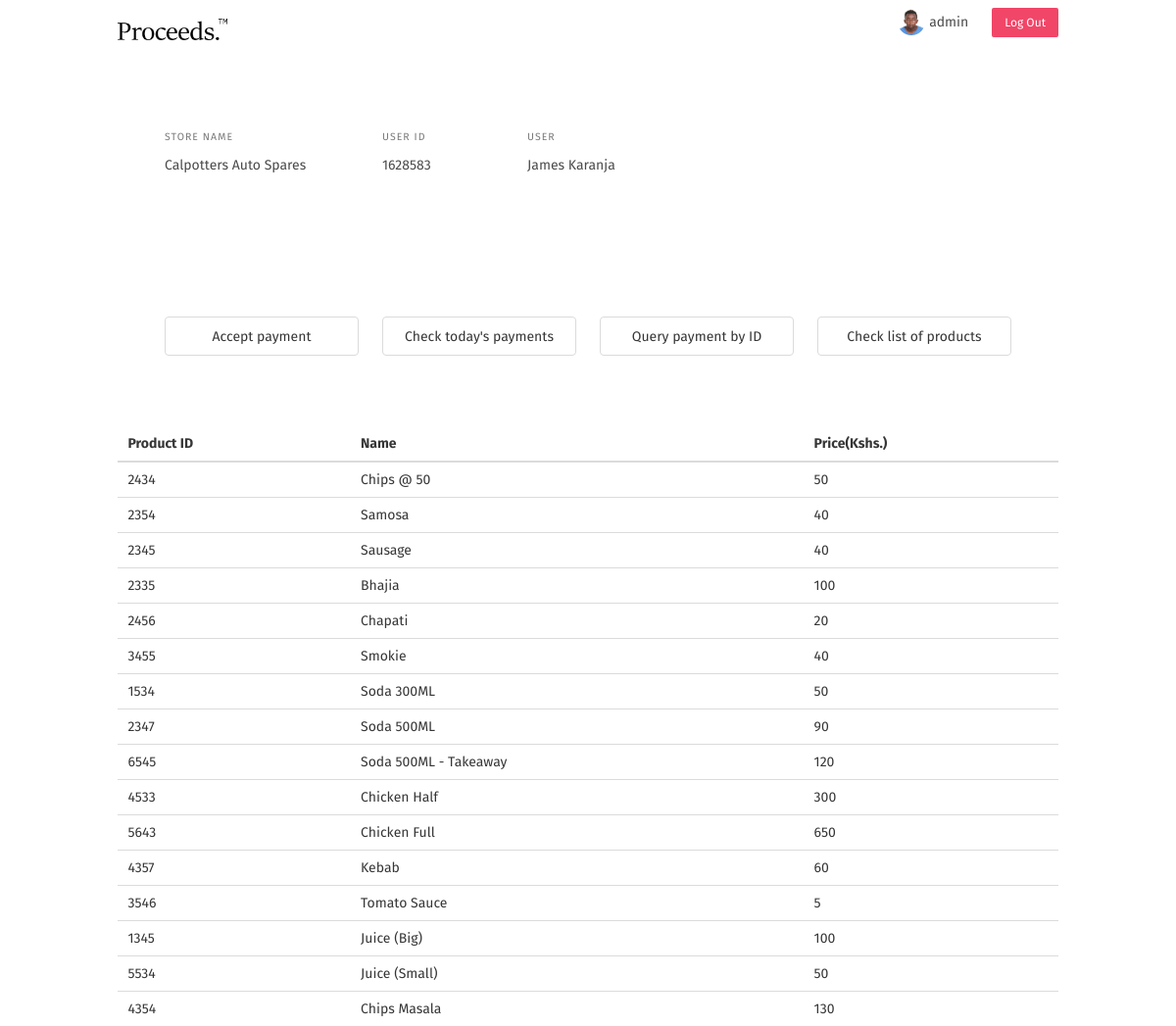
/products (signed in), run on the app's committed database.
### core/models.py (models this page shows, shortened)
class Product(models.Model):
    product_name = models.CharField(max_length=50)
    product_price = models.IntegerField(null=True)
    product_id = models.IntegerField(unique=True)

### core/views.py (the view)
# urls.py: path('products', Dashboard.products, name='products'),
    @login_required()
    def products(request):
        products = Product.objects.all()
        context = {
            'products' : products,
        }
        return render(request, 'core/products.html', context)

### core/templates/core/products.html (shortened to what this page needs)
{% extends 'core/base.html' %}
{% block content %}
<div class="container">
    <table class="table" id="dashboard-table">
      <thead>
        <tr>
          <th>Product ID</th>
          <th>Name</th>
          <th>Price(Kshs.)</th>
        </tr>
      </thead>
      <tbody>
        {% if products %}
            {% for product in products %}
            <tr>
                <td>{{ product.product_id }}</td>
                <td>{{ product.product_name }}</td>
                <td>{{ product.product_price }}</td>
              </tr>
            {% endfor %}
        {% endif %}
      </tbody>
    </table>
</div>
{% endblock content %}

### core/templates/core/base.html (shortened to what this page needs)
{% load static %}
{% load i18n %}
<!DOCTYPE html>
<html>
    <head>
        <link rel="stylesheet" href="https://cdnjs.cloudflare.com/ajax/libs/bulma/0.9.4/css/bulma.min.css">
        <link rel="stylesheet" href="{% static 'css/styles.css' %}">
        <link rel="stylesheet" href="https://cdnjs.cloudflare.com/ajax/libs/font-awesome/6.2.1/css/fontawesome.min.css">
    </head>
    <body>
        <div class="container">
            <nav class="navbar" role="navigation" aria-label="main navigation">
              <div class="navbar-brand">
                <a class="navbar-item" href="{% url 'dashboard' %}">
                  <img src="{% static 'images/logo.png' %}" width="112" height="28">
                </a>
              </div>
              <div id="navbarBasicExample" class="navbar-menu">
                <div class="navbar-end">
                  <div class="navbar-item">
                      <div class="buttons">
                        <img src="{% static 'images/profile.jpg' %}" class="nav-profile">
                        &nbsp<p><small>{{ request.user.username }}</small</p>
                      </div>
                  </div>
                  <div class="navbar-item">
                    <div class="buttons">
                      <a class="button is-danger is-small" href="{% url 'logout' %}">
                        Log Out
                      </a>
                    </div>
                  </div>
                </div>
              </div>
            </nav>
            <br>
            <section class="section">
              <div class="columns">
                <div class="column is-3">
                  <div class="menu-label">Store Name</div>
                  <p>Calpotters Auto Spares</p>
                </div>
                <div class="column is-2">
                  <div class="menu-label">User ID</div>
                  <p>1628583</p>
                </div>
                <div class="column is-2">
                  <div class="menu-label">User</div>
                  <p>James Karanja</p>
                </div>
              </div>
            </section>
            <br><br>
            <section class="section">
              <div class="container">
              <div class="columns">
                <div class="column is-3">
                  <a class="button is-outlined" id="base-btn" href="{% url 'enterpayment' %}"><small>Accept payment</small></a>
                </div>
                <div class="column is-3">
                  <a class="button is-outlined" id="base-btn" href="{% url 'payments-today' %}"><small>Check today's payments</small></a>
                </div>
                <div class="column is-3">
                  <a class="button is-outlined" id="base-btn" href="{% url 'querypaymentbyid' %}"><small>Query payment by ID</small></a>
                </div>
                <div class="column is-3">
                  <a class="button is-outlined" id="base-btn" href="{% url 'products' %}"><small>Check list of products</small></a>
                </div>
              </div>
            </div>
            </section>
            <br>
            <section>
              {% block content %}{% endblock content %}
            </section>
        </div>
    </body>
</html>

### core/static/css/styles.css (style rules this page uses)
* { font-family: 'Fira Sans', sans-serif; }
.nav-profile { border-radius: 100%; }
#base-btn { width: 100%; }
#dashboard-table { width: 100%; }

### data on the page
Product: product_id "2434", product_name "Chips @ 50", product_price "50"
Product: product_id "2354", product_name "Samosa", product_price "40"
Product: product_id "2345", product_name "Sausage", product_price "40"
Product: product_id "2335", product_name "Bhajia", product_price "100"
Product: product_id "2456", product_name "Chapati", product_price "20"
Product: product_id "3455", product_name "Smokie", product_price "40"
Product: product_id "1534", product_name "Soda 300ML", product_price "50"
Product: product_id "2347", product_name "Soda 500ML", product_price "90"
Product: product_id "6545", product_name "Soda 500ML - Takeaway", product_price "120"
Product: product_id "4533", product_name "Chicken Half", product_price "300"
Product: product_id "5643", product_name "Chicken Full", product_price "650"
Product: product_id "4357", product_name "Kebab", product_price "60"
Product: product_id "3546", product_name "Tomato Sauce", product_price "5"
Product: product_id "1345", product_name "Juice (Big)", product_price "100"
Product: product_id "5534", product_name "Juice (Small)", product_price "50"
Product: product_id "4354", product_name "Chips Masala", product_price "130"

### other printed values
{{ request.user.username }} "admin"
